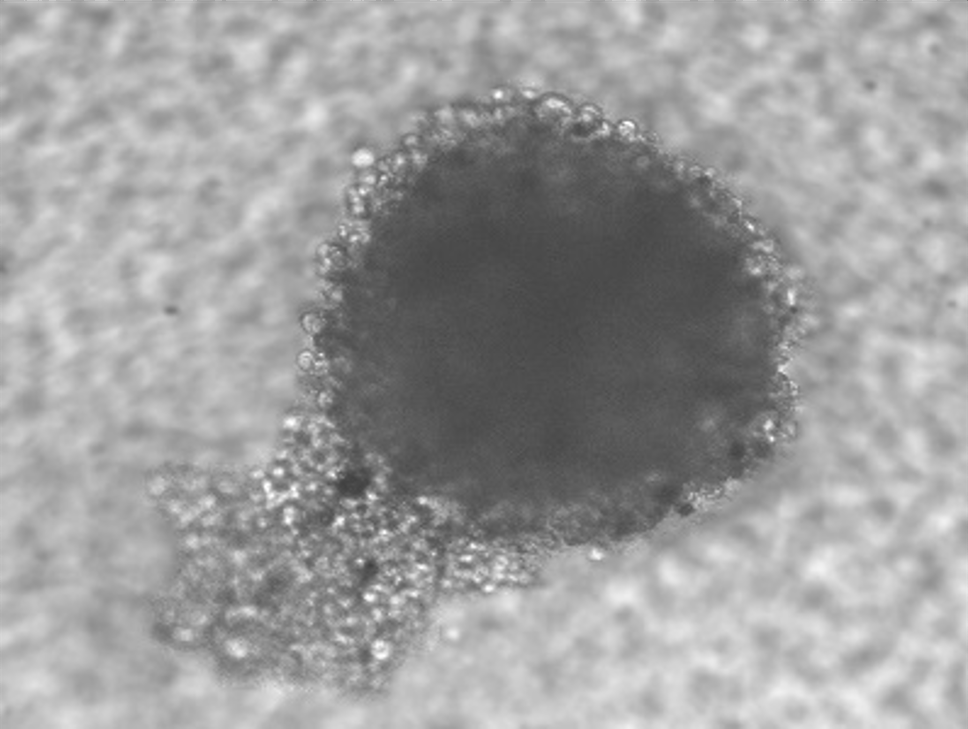
#> input picture Picture1.png, 968 x 729 px, shrunk from 2065 x 1555 before the run, found by its file name
$ python heatmap_pixel_axes.py
#> lines starting #> are read from the running program, lines starting #| are printed output that depends on the picture; after the words box and inside, x2 and y2 are one past the last pixel; in counts of white or black regions, pixels touching at a corner belong together
import os
import cv2
import numpy as np
import matplotlib.pyplot as plt
from scipy.ndimage import binary_fill_holes, gaussian_filter

OUTPUT_DIR = "results"
os.makedirs(OUTPUT_DIR, exist_ok=True)
IMAGE_FILE = "Picture1.png"  # replace with your actual filename


def detect_cells(image_path):
    img = cv2.imread(image_path)
    if img is None:
        print(f"Could not load {image_path}")
        return None, None, None

    # Convert to grayscale (correct approach for a B&W microscope image)
    gray = cv2.cvtColor(img, cv2.COLOR_BGR2GRAY)

    img_height, img_width = gray.shape

    # Otsu thresholding: automatically finds the best threshold value
    # THRESH_BINARY_INV makes cells (dark blobs) become white (255) in the mask
    _, binary = cv2.threshold(gray, 0, 255, cv2.THRESH_BINARY_INV + cv2.THRESH_OTSU)

    # Fill holes inside detected cell regions
    filled = binary_fill_holes(binary).astype(np.uint8) * 255

    # Find contours of each detected blob
    contours, _ = cv2.findContours(filled, cv2.RETR_EXTERNAL, cv2.CHAIN_APPROX_SIMPLE)

    # Filter out tiny blobs (noise) — only keep blobs larger than 100 pixels
    cell_mask = np.zeros_like(gray)
    for contour in contours:
        if cv2.contourArea(contour) > 100:
            cv2.drawContours(cell_mask, [contour], -1, 255, thickness=cv2.FILLED)

    # Get the pixel coordinates of all detected cell pixels
    ys, xs = np.where(cell_mask > 0)

    if len(xs) == 0:
        print("No cells detected.")
        return None, None, None

    print(f"Detected {len(xs)} cell pixels")
    print(f"Image dimensions: {img_width}w x {img_height}h pixels")

    return xs, ys, (img_width, img_height)


def create_heatmap(xs, ys, img_dims):
    img_width, img_height = img_dims

    # 200x200 bins keeps axes in real pixel coordinates
    # without creating 2 million spiky 1-pixel bins
    BINS = 200

    heatmap, _, _ = np.histogram2d(
        xs,
        ys,
        bins=[BINS, BINS],
        range=[[0, img_width], [0, img_height]]
    )

    # Mild smoothing to make the surface readable
    heatmap = gaussian_filter(heatmap, sigma=3)

    # Normalize density to 0-1
    if heatmap.max() > 0:
        heatmap = heatmap / heatmap.max()

    # Coordinate grids still use real pixel coordinates on the axes
    X, Y = np.meshgrid(
        np.linspace(0, img_width, BINS),
        np.linspace(0, img_height, BINS)
    )

    Z = heatmap.T  # transpose to align with meshgrid orientation

    # --- 3D surface plot ---
    fig = plt.figure(figsize=(12, 8))
    ax = fig.add_subplot(111, projection="3d")

    surface = ax.plot_surface(
        X, Y, Z,
        cmap="jet",
        linewidth=0,
        antialiased=True
    )

    ax.set_title("3D Cell Distribution Heatmap", fontsize=18, pad=18)

    # Axes in actual pixel coordinates
    ax.set_xlim(0, img_width)
    ax.set_ylim(0, img_height)
    ax.set_zlim(0, 1)

    ax.set_xlabel("X (pixels)", labelpad=10)
    ax.set_ylabel("Y (pixels)", labelpad=10)
    ax.set_zlabel("Normalized Density", labelpad=12)

    # Tick marks spaced across the real pixel range
    ax.set_xticks([0, img_width // 2, img_width])
    ax.set_yticks([0, img_height // 2, img_height])
    ax.set_zticks([0, 0.5, 1.0])

    ax.view_init(elev=25, azim=-135)

    cbar = fig.colorbar(surface, ax=ax, shrink=0.60, pad=0.03)
    cbar.set_label("Normalized Density", labelpad=12)

    # --- 2D inset (top-down view) ---
    inset = fig.add_axes([0.82, 0.76, 0.12, 0.12])
    inset.imshow(
        Z,
        origin="lower",
        extent=[0, img_width, 0, img_height],
        cmap="jet",
        vmin=0,
        vmax=1
    )
    inset.set_xticks([0, img_width])
    inset.set_yticks([0, img_height])
    inset.set_xlim(0, img_width)
    inset.set_ylim(0, img_height)
    inset.tick_params(labelsize=8)

    fig.subplots_adjust(left=0.08, right=0.88, top=0.92, bottom=0.08)

    save_path = f"{OUTPUT_DIR}/heatmap_pixel_axes.png"
    plt.savefig(save_path, dpi=300, bbox_inches="tight")
    plt.show()
    print(f"Saved heatmap to: {save_path}")


def main():
    print(f"Analyzing: {IMAGE_FILE}")
    xs, ys, img_dims = detect_cells(IMAGE_FILE)
#> in detect_cells, img is the input picture: shape (729, 968, 3); min 63, max 255, mean 156.7
#> in detect_cells, `_, binary = cv2.threshold(gray, 0, 255, cv2.THRESH_BINARY_INV + cv2.TH..`:
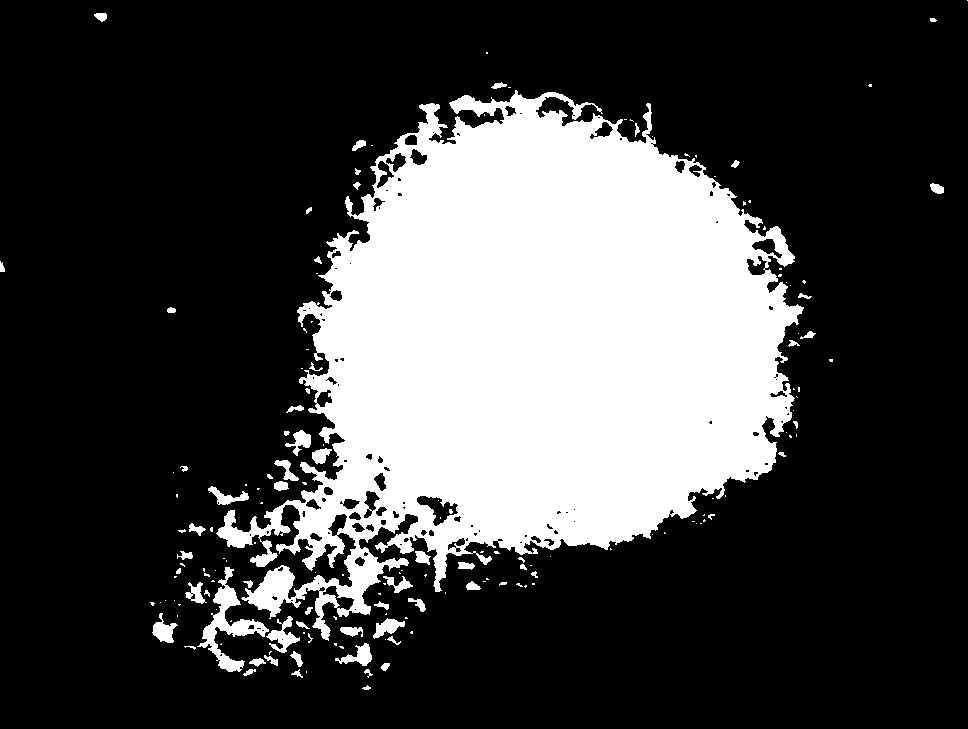
#> binary: shape (729, 968); 26.4% white; 167 white regions (102 under 20 px), largest, box (x1, y1, x2, y2) and area: (216, 90, 804, 641) 178139, (197, 567, 269, 672) 1908, (266, 616, 300, 653) 490
#> in detect_cells, `filled = binary_fill_holes(binary).astype(np.uint8) * 255`:
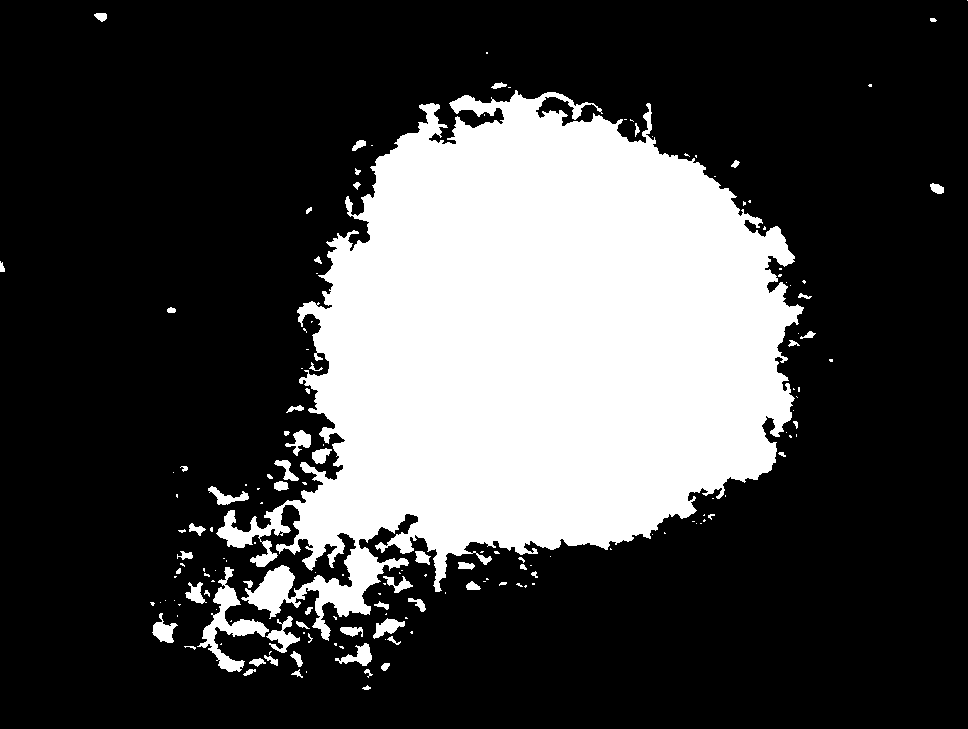
#> filled: shape (729, 968); 27.1% white; 164 white regions (99 under 20 px)
#> in detect_cells, `contours, _ = cv2.findContours(filled, cv2.RETR_EXTERNAL, cv2.CHAIN_AP..`: contours = 164 contours, 119 with area under 20; largest, box (x1, y1, x2, y2) and area: (216, 90, 804, 641) 180372, (197, 567, 269, 672) 1712, (266, 616, 300, 653) 408, (152, 613, 178, 643) 332, (335, 643, 372, 666) 321
#> the loop in detect_cells, `for contour in contours:` made 164 passes
#> contour on passes 2, 15, 16: [[306, 671], [306, 672]], [[221, 643], [220, 644], [221, 644]], [[385, 639]]
#> after the loop in detect_cells, `for contour in contours:`:
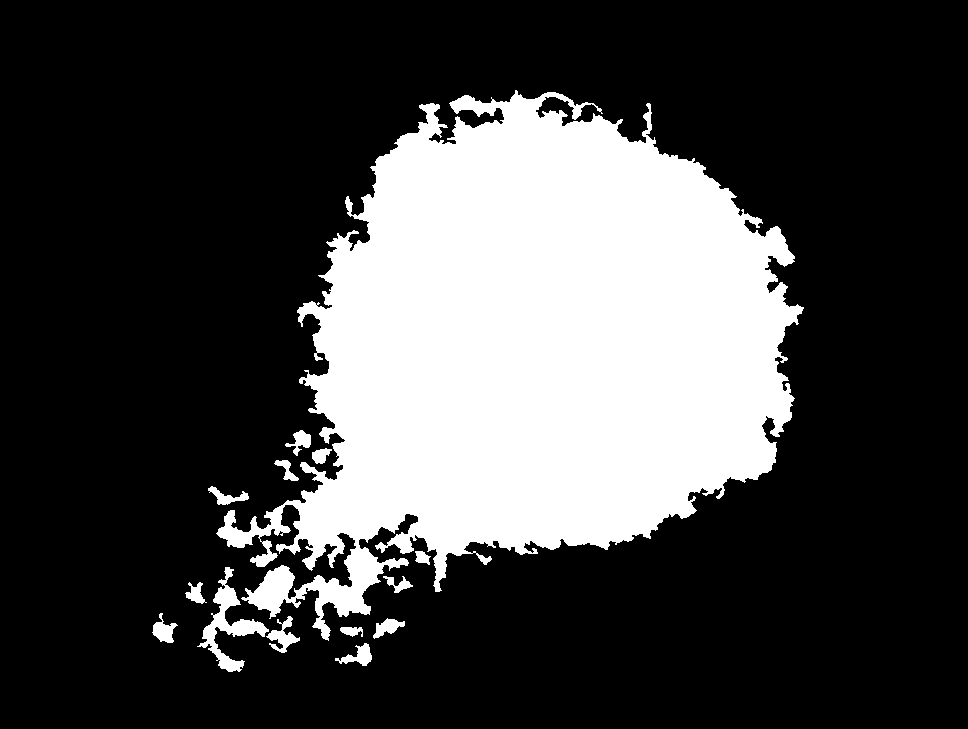
#> cell_mask: shape (729, 968); 26.7% white; 14 white regions, largest, box (x1, y1, x2, y2) and area: (216, 90, 804, 641) 182873, (197, 567, 269, 672) 1937, (266, 616, 300, 653) 491
#| Detected 188169 cell pixels
#| Image dimensions: 968w x 729h pixels
#> img_dims = (968, 729)
    if xs is None:
        print("Could not create heatmap.")
        return
    create_heatmap(xs, ys, img_dims)
#> in create_heatmap, `img_width, img_height = img_dims`: img_width = 968; img_height = 729
#> in create_heatmap, `heatmap = gaussian_filter(heatmap, sigma=3)`:
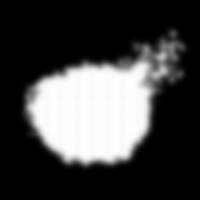
#> heatmap: shape (200, 200) float64; min 0, max 17.82, mean 4.7; drawn with min black and max white
#> in create_heatmap, `Z = heatmap.T`:
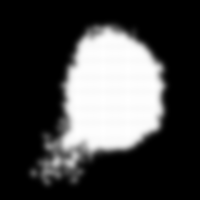
#> Z: shape (200, 200) float64; min 0, max 1, mean 0.264
#> in create_heatmap, `surface = ax.plot_surface( X, Y, Z, cmap="jet", linewidth=0, antialias..`:
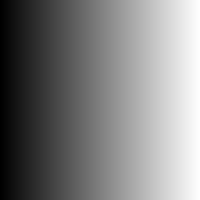
#> X: shape (200, 200) float64; min 0, max 968, mean 484; drawn with min black and max white
#> in create_heatmap, `plt.savefig(save_path, dpi=300, bbox_inches="tight")`:
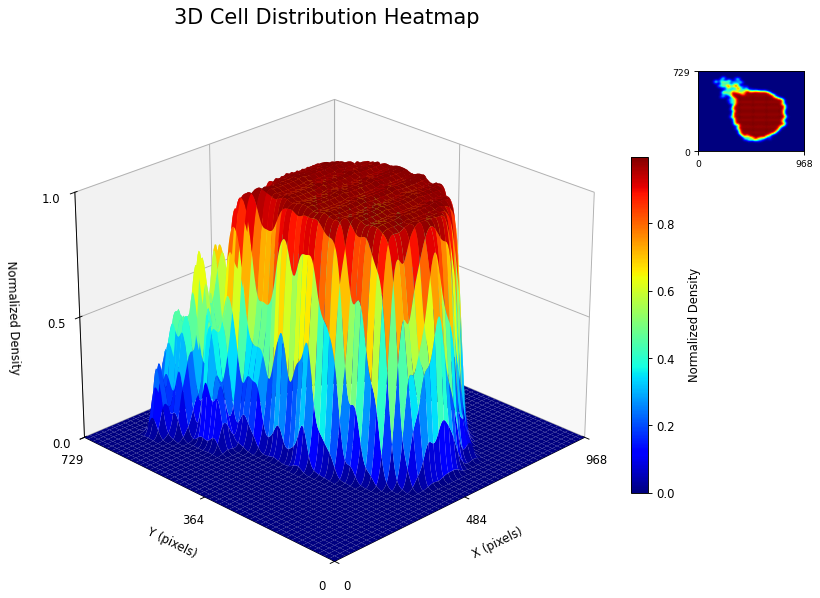
#> figure drawn by matplotlib, 3 panels
    print("Done.")


if __name__ == "__main__":
    main()

$ run again, with 0.png copied over Picture1.png
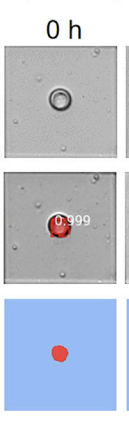
#> input picture 0.png, 129 x 433 px, found by its file name
#> in detect_cells, img is the input picture: shape (433, 129, 3); mean B, G, R 211.6, 198.9, 192
#> binary: shape (433, 129); 69.9% white; 20 black regions (14 under 20 px), largest, box (x1, y1, x2, y2) and area: (0, 0, 129, 433) 16557, (50, 22, 56, 37) 78, (47, 212, 74, 225) 69, (75, 215, 82, 225) 31, (83, 215, 90, 225) 30, (52, 86, 68, 90) 27
#> filled: shape (433, 129); 70.3% white; 2 black regions (1 under 20 px)
#> contours = 8 contours; box (x1, y1, x2, y2) and area: (3, 172, 117, 284) 12541, (4, 46, 117, 158) 12432, (4, 299, 116, 411) 12320, (125, 172, 129, 284) 326, (126, 46, 129, 158) 222, (46, 19, 60, 39) 185, (127, 299, 129, 411) 111, (69, 19, 81, 39) 80
#> the loop in detect_cells, `for contour in contours:` made 8 passes
#> contour on passes 1, 5, 6: [[127, 299], [127, 410], [128, 410], [128, 299]], [[126, 46], [126, 157], [128, 157], [128, 46]], [[4, 46], [4, 157], [116, 157], [116, 46]]
#> after the loop in detect_cells, `for contour in contours:`:
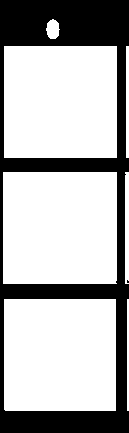
#> cell_mask: shape (433, 129); 70.1% white; 2 black regions (1 under 20 px), largest, box (x1, y1, x2, y2) and area: (0, 0, 129, 433) 16676
#| Detected 39176 cell pixels
#| Image dimensions: 129w x 433h pixels
#> img_dims = (129, 433)
#> in create_heatmap, `img_width, img_height = img_dims`: img_width = 129; img_height = 433
#> in create_heatmap, `plt.savefig(save_path, dpi=300, bbox_inches="tight")`:
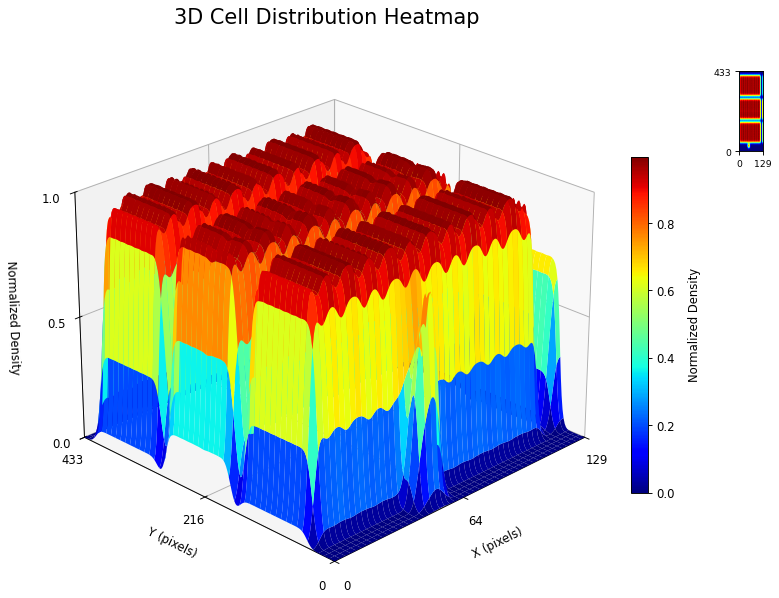
#> figure drawn by matplotlib, 3 panels

$ run again, with 24.png copied over Picture1.png
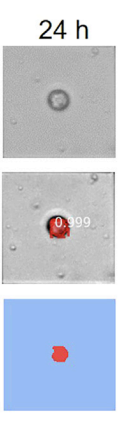
#> input picture 24.png, 119 x 425 px, found by its file name
#> in detect_cells, img is the input picture: shape (425, 119, 3); mean B, G, R 214.3, 200.5, 193.1
#> binary: shape (425, 119); 74.9% white; 19 black regions (14 under 20 px), largest, box (x1, y1, x2, y2) and area: (0, 0, 119, 425) 12476, (63, 210, 74, 227) 60, (46, 208, 62, 215) 49, (75, 217, 82, 227) 36, (84, 217, 90, 227) 34
#> filled: shape (425, 119); 75.3% white; 1 black region
#> contours = 8 contours, 2 with area under 20; largest, box (x1, y1, x2, y2) and area: (3, 46, 116, 158) 12432, (4, 299, 116, 411) 12320, (2, 172, 115, 284) 12248, (53, 19, 67, 39) 108, (39, 19, 52, 39) 91, (76, 19, 88, 39) 83
#> the loop in detect_cells, `for contour in contours:` made 8 passes
#> contour on passes 2, 3, 5: [[86, 283]], [[83, 283], [84, 283]], [[3, 46], [3, 157], [115, 157], [115, 46]]
#> after the loop in detect_cells, `for contour in contours:`:
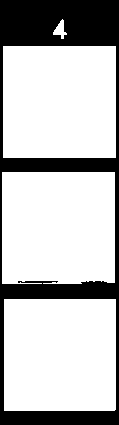
#> cell_mask: shape (425, 119); 74.8% white; 1 black region, box (x1, y1, x2, y2) and area: (0, 0, 119, 425) 12730
#| Detected 37845 cell pixels
#| Image dimensions: 119w x 425h pixels
#> img_dims = (119, 425)
#> in create_heatmap, `img_width, img_height = img_dims`: img_width = 119; img_height = 425
#> in create_heatmap, `plt.savefig(save_path, dpi=300, bbox_inches="tight")`:
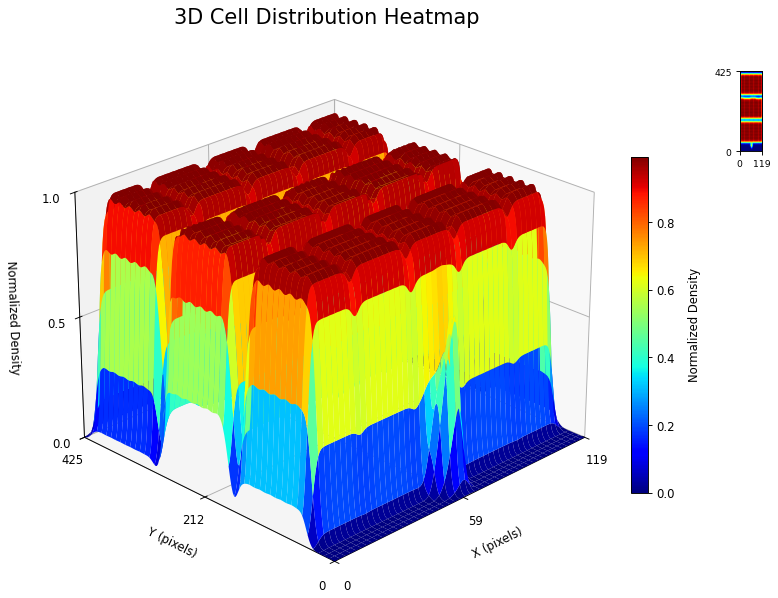
#> figure drawn by matplotlib, 3 panels
